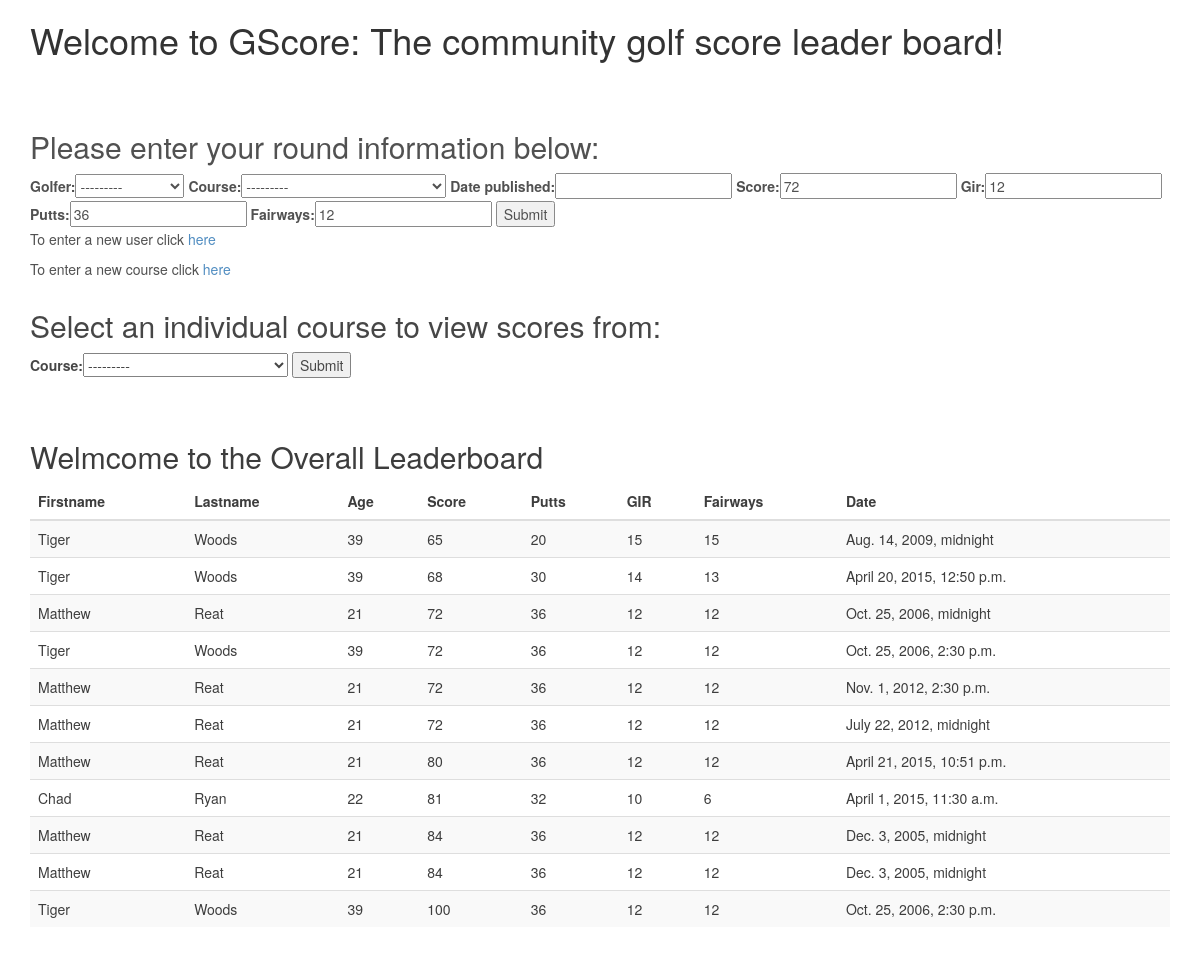
Page /golfers/ on the earlier database version.
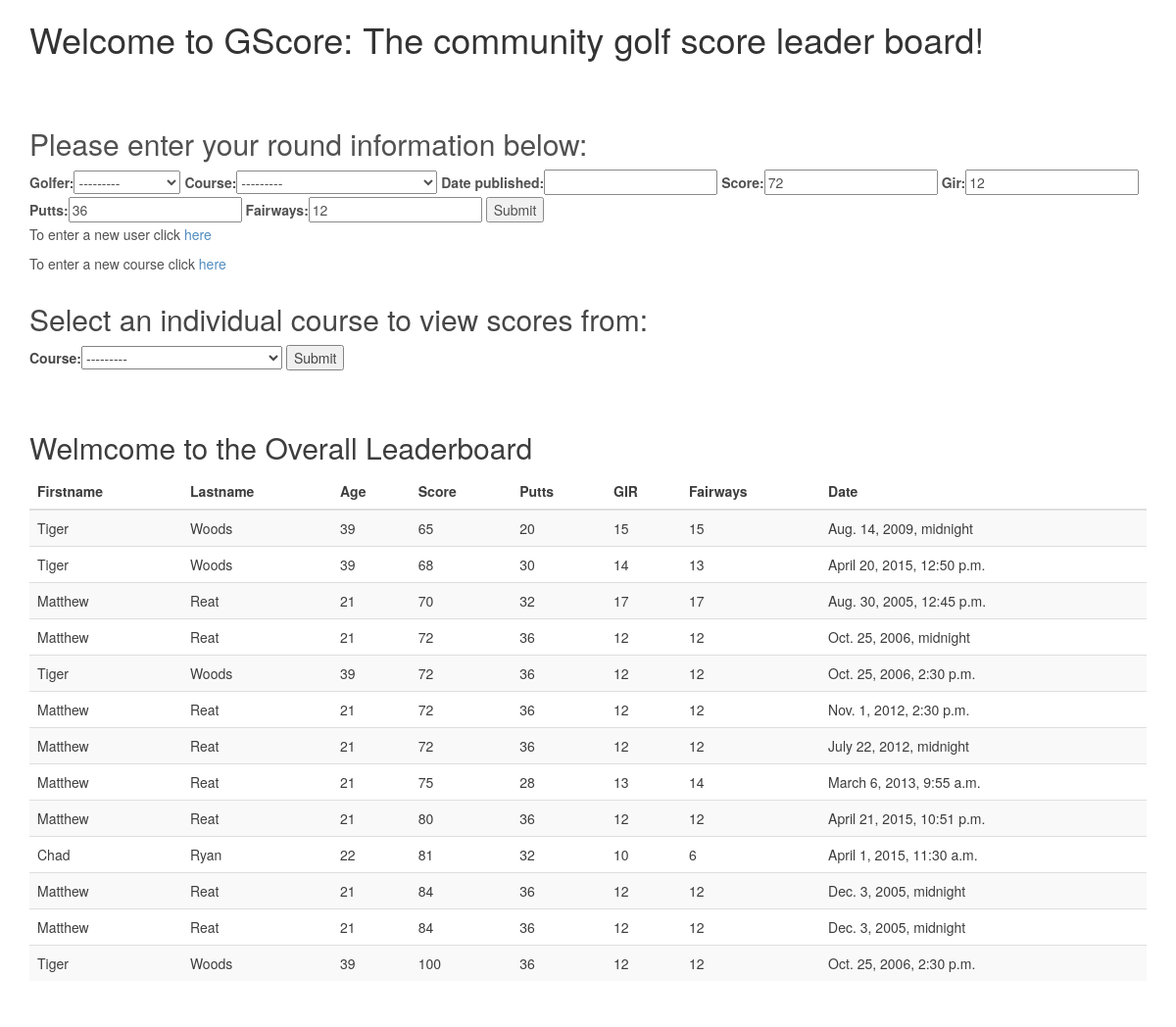
Same page on the later database version.
### golfers/models.py (models this page shows, shortened)
class Round(models.Model):
	golfer = 	models.ForeignKey('Golfer')
	course = 	models.ForeignKey('Course')
	round_date= models.DateTimeField('date published')
	score = 	models.IntegerField(default = 72, validators = [MinValueValidator(50),])
	gir = 		models.IntegerField(default = 12, validators = [MinValueValidator(0), MaxValueValidator(18)])
	putts = 	models.IntegerField(default = 36, validators = [MinValueValidator(0),])
	fairways = 	models.IntegerField(default = 12, validators = [MinValueValidator(0), MaxValueValidator(18)])

class Golfer(models.Model):
	first_name = models.CharField(max_length = 30)
	last_name = 	models.CharField(max_length = 30)
	age = 		models.IntegerField(default = 30, validators = [MinValueValidator(1),])
	def __unicode__(self):
		return self.first_name + " " + self.last_name

### golfers/views.py (the view)
def index(request):
	golfer_list = Golfer.objects.order_by('-last_name')
	round_list = Round.objects.order_by('-score').reverse()
	course_list = Course.objects.order_by('-course_name')
	if request.method == 'POST':
		roundModelForm = RoundModelForm(request.POST)
		if roundModelForm.is_valid():
			roundModelForm.save()
			courseid = roundModelForm.cleaned_data['course'].id
			return HttpResponseRedirect(reverse('golfers:course', args=(courseid,)))
		courseSelectForm = CourseSelectForm(request.POST)
		if courseSelectForm.is_valid():
			courseid = courseSelectForm.cleaned_data['course'].id
			return HttpResponseRedirect(reverse('golfers:course', args=(courseid,)))
	else:
		roundModelForm = RoundModelForm()
		courseSelectForm = CourseSelectForm()
	context = {'golfer_list' : golfer_list,
				'round_list' : round_list,
				'course_list' : course_list,
				'roundModelForm' : roundModelForm,
				'courseSelectForm' : CourseSelectForm}
	return render(request, 'golfers/index.html', context)

### golfers/forms.py
class RoundModelForm(forms.ModelForm):
	class Meta:
		model = Round
		round_date = forms.DateField(label = 'date published', input_formats = ['%Y-%m-%d %H:%M'], initial=date.today)
		fields = '__all__'

### golfers/models.py (called while the page is built)
	def __unicode__(self):
		return self.course_name

### golfers/templates/golfers/index.html (shortened to what this page needs)
<!DOCTYPE html>
<html>
<head>
	<link rel="stylesheet" href="https://maxcdn.bootstrapcdn.com/bootstrap/3.3.4/css/bootstrap.min.css">
	<link rel="stylesheet" href="https://maxcdn.bootstrapcdn.com/bootstrap/3.3.4/css/bootstrap-theme.min.css">
	{%load staticfiles%}
</head>
<link rel ="stylesheet" type = "text/css" href ="{%static 'golfers/style.css'%}" />
{% if golfer_list and course_list%}
<body>
	<div class="container" id="introDiv">
	<h1>Welcome to GScore: The community golf score leader board!</h1>
	</div>
	<br><br>
	<div class="container" id="infoDiv">
		<h2>Please enter your round information below:</h2>
		<form action={% url 'golfers:index' %} method="post">
			{{ roundModelForm }}
			<input type = "submit" value = "Submit" />
	</form>
	<p>To enter a new user click <a href="{% url 'golfers:adduser'%}">here</a></p>
	<p>To enter a new course click <a href="{% url 'golfers:addcourse'%}">here</a></p>
	</div>
<div class = "container" id = "courseDiv">
	<h2>Select an individual course to view scores from:</h2>
	<form action={% url 'golfers:index' %} method="post">
		{{ courseSelectForm }}
		<input type = "submit" value = "Submit" />
	</form>
</div>
<br><br>
<div class="container" id="leaderDiv">
	{%if course_list|length > 1 %}
	<h2>Welmcome to the Overall Leaderboard</h2>
	{%else%}
	{%for course in course_list%}
	<h2>{{course.course_name}}</h2>
	<p>Located in: {{course.city}}, {{course.state}}</p>
	<p>Par for the course is: {{course.par}}</p>
	{%endfor%}
	{%endif%}
	{%if round_list %}
	<table class="table table-striped">
		<thead>
      	<tr>
         	<th>Firstname</th>
         	<th>Lastname</th>
         	<th>Age</th>
         	<th>Score</th>
         	<th>Putts</th>
         	<th>GIR</th>
         	<th>Fairways</th>
         	<th>Date</th>
      	</tr>
		</thead>
    	<tbody>
    	{% for round in round_list %}
      	<tr>
         	<td>{{round.golfer.first_name}}</td>
        		<td>{{round.golfer.last_name}}</td>
        		<td>{{round.golfer.age}}</td>
        		<td>{{round.score}}</td>
        		<td>{{round.putts}}</td>
        		<td>{{round.gir}}</td>
        		<td>{{round.fairways}}</td>
        		<td>{{round.round_date}}</td>
      	</tr>
      	{% endfor %}
		</tbody>
	</table>
	{%else%}
	<h2>No rounds have currently been recorded at this course.</h2>
	{%endif%}
</div>
<br><br>
<br><br>
</body>
{%endif %}
</html>

Differences in the rows shown:
added Round: golfer.first_name "Matthew", golfer.last_name "Reat", golfer.age "21", score "70", putts "32", gir "17", fairways "17", round_date "Aug. 30, 2005, 12:45 p.m."
added Round: golfer.first_name "Matthew", golfer.last_name "Reat", golfer.age "21", score "75", putts "28", gir "13", fairways "14", round_date "March 6, 2013, 9:55 a.m."
